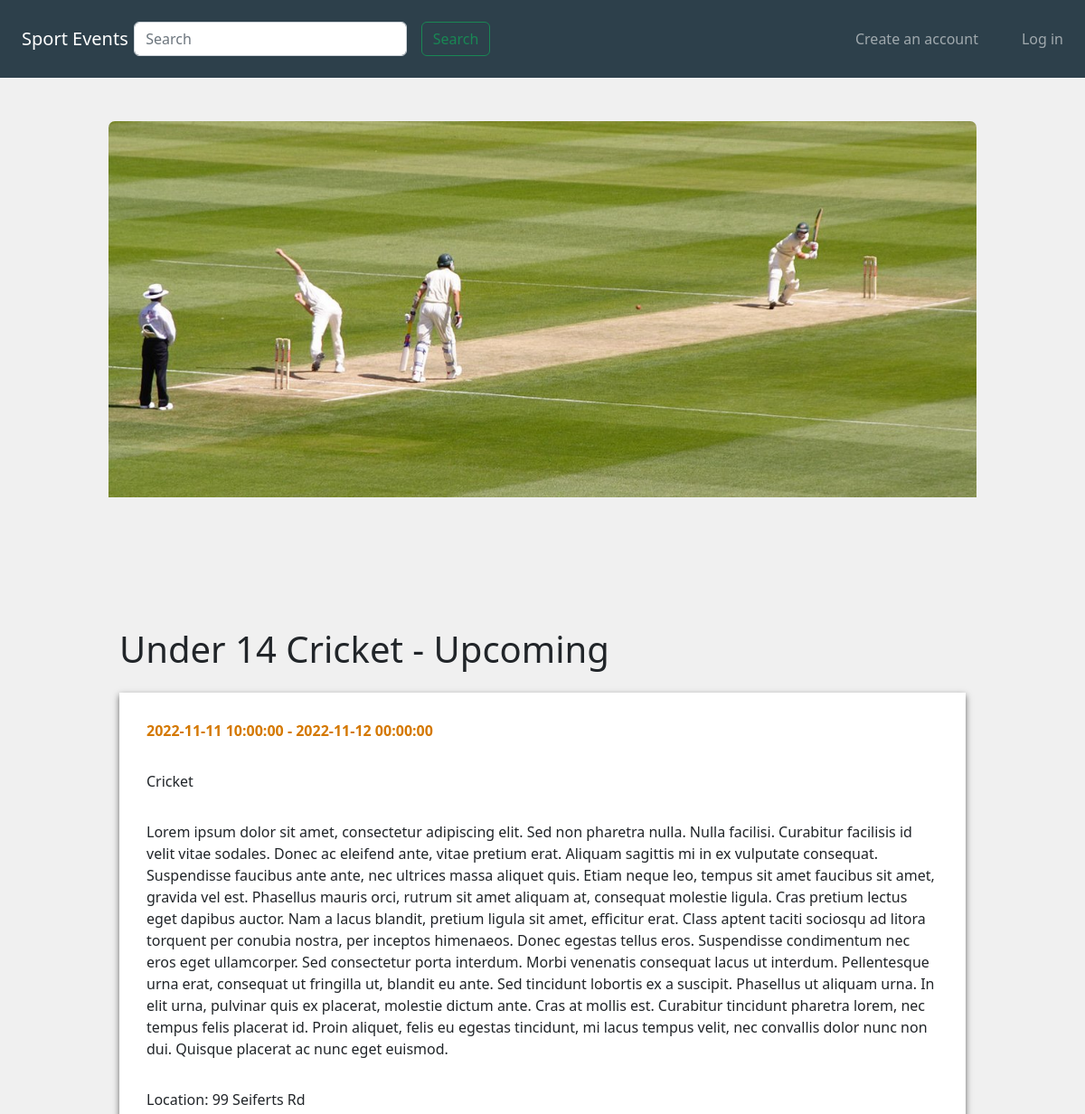
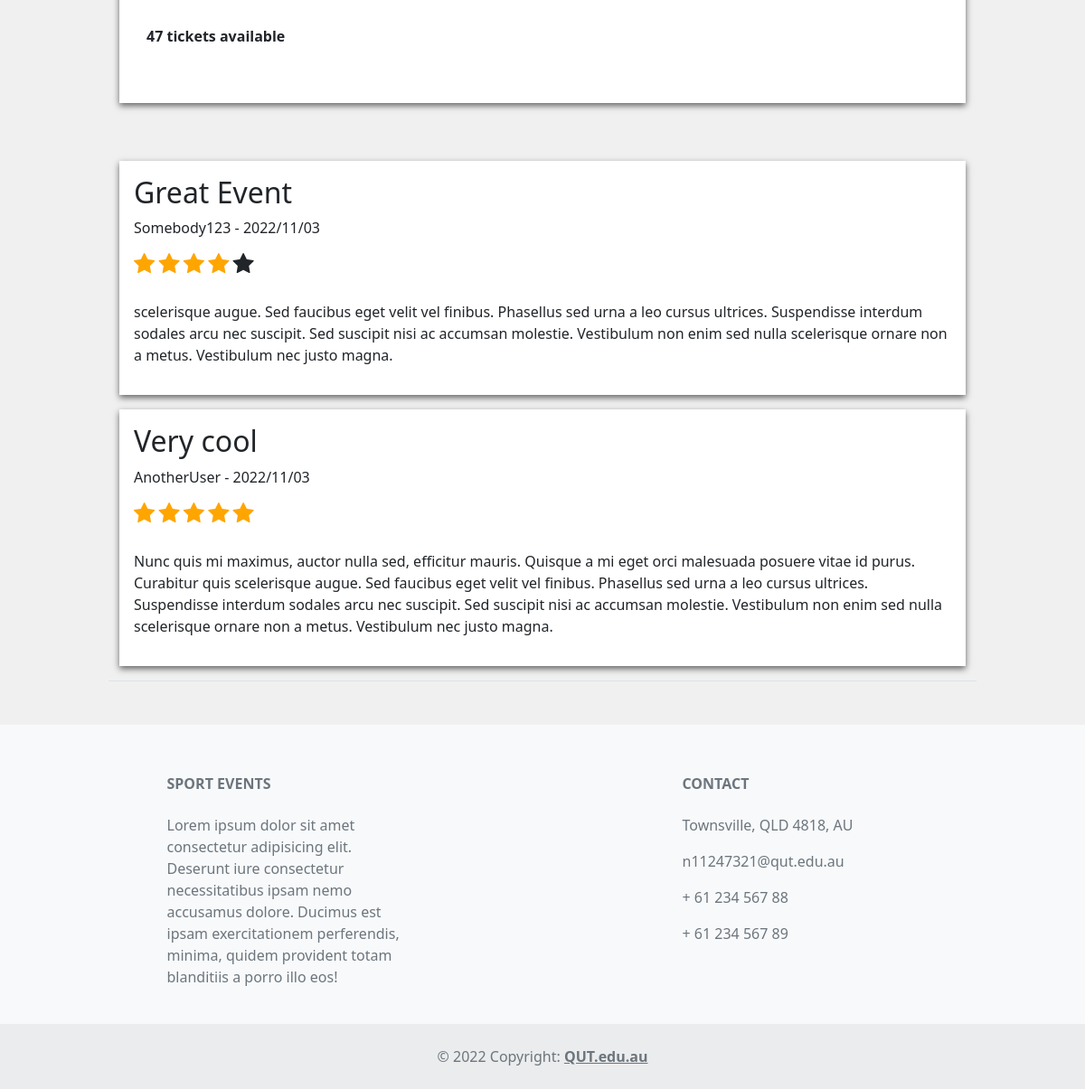
The page /events/1 on the database its author committed (2 pictures, top to bottom).
### website/models.py (models this page shows, shortened)
class Events(db.Model):
    __tablename__ = 'events'
    EventId = db.Column(db.Integer, primary_key=True)
    EventName = db.Column(db.String(80))
    Location = db.Column(db.String(150))
    City = db.Column(db.String(150))
    StartDate = db.Column(db.DateTime)
    EndDate = db.Column(db.DateTime)
    description = db.Column(db.String(500))
    Image = db.Column(db.String(400))
    Status_id = db.Column(db.Integer)
    Catergory_id = db.Column(db.Integer)
    MaxTickets = db.Column(db.Integer)
    tickets_booked = db.Column(db.Integer)
    TicketPrice = db.Column(db.String(80))
    UserId = db.Column(db.Integer)
    reviews = db.relationship('Reviews', backref='event')
    bookings = db.relationship('Bookings', backref='event')
    Catergory_id = db.Column(db.Integer, db.ForeignKey('catergories.CatergoryId'))
    Status_id = db.Column(db.Integer, db.ForeignKey('eventStatus.EventStatusId'))
    UserId = db.Column(db.Integer, db.ForeignKey('users.UserId'))

class EventStatus(db.Model):
    __tablename__ = 'eventStatus'
    EventStatusId = db.Column(db.Integer, primary_key=True)
    Status = db.Column(db.String(80))
    Booking = db.relationship('Bookings', backref='Status')
    Event = db.relationship('Events', backref='Status')
    def __repr__(self): #print
        return "{}".format(self.Status)

class Catergory(db.Model):
    __tablename__ = 'catergories'
    CatergoryId = db.Column(db.Integer, primary_key=True)
    CatergoryName = db.Column(db.String(100))
    Event = db.relationship('Events', backref='CatergoryName')
    def __repr__(self):
        return "{}".format(self.CatergoryName)

class Reviews(db.Model):
    __tablename__ = 'reviews'
    ReviewId = db.Column(db.Integer, primary_key=True)
    Title = db.Column(db.String(100))
    Content = db.Column(db.String(400))
    CreatedAt = db.Column(db.DateTime, default=datetime.now())
    Rating = db.Column(db.Integer)
    User_id = db.Column(db.Integer, db.ForeignKey('users.UserId'))
    Event_id = db.Column(db.Integer, db.ForeignKey('events.EventId'))

class Users(db.Model, UserMixin):
    __tablename__='users'
    UserId = db.Column(db.Integer, primary_key=True)
    Username = db.Column(db.String(100), unique=True)
    FirstName = db.Column(db.String(100), index=True, nullable=False)
    LastName = db.Column(db.String(100), index=True, nullable=False)
    Email = db.Column(db.String(100), index=True, nullable=False)
    ContactNumber = db.Column(db.String(100), index=True, nullable=False)
    password_hash = db.Column(db.String(255), nullable=False)
    reviews = db.relationship('Reviews', backref='user')
    bookings = db.relationship('Bookings', backref='user')

### website/events.py (the view, shortened to what this page needs)
@bp.route('/<id>', methods = ['GET', 'POST'])
def show(id):
    event = Events.query.filter_by(EventId=id).first()
    cform = ReviewForm()
    dform = BookingForm()
    remainder = event.MaxTickets - event.tickets_booked
    return render_template('/event.html', event=event, form=cform, dform = dform, remainder = remainder)

### website/forms.py
class ReviewForm(FlaskForm):
  title = StringField('Review Title', [InputRequired()]) # Must enter title
  rating = RadioField(star, validators=[InputRequired()], choices=[(1,1), (2,2), (3,3), (4,4), (5,5)]) # Must enter rating
  comment = TextAreaField('Review comment', [InputRequired()]) # Must enter review comment
  submit = SubmitField('Post')

class BookingForm(FlaskForm):
  ticket_num = IntegerField('Number of Tickets', validators=[InputRequired(), NumberRange(min=0)]) #Must enter number of tickets
  submit = SubmitField("Submit")

### website/templates/event.html (shortened to what this page needs)
{% extends 'base.html' %}
{% block head %}
    <link href="https://cdn.jsdelivr.net/npm/bootstrap@5.2.0/dist/css/bootstrap.min.css" rel="stylesheet">
    <link rel="stylesheet" href="https://cdnjs.cloudflare.com/ajax/libs/font-awesome/4.7.0/css/font-awesome.min.css">
    <link rel="stylesheet" href="../static/css/style.css">
    <link rel="stylesheet" href="../static/css/event.css">
{% endblock %}
{% import "bootstrap/form.html" as wtf %}
{% block content %}
    <div class="p-4" id="navbarSpacer"></div>
    <div id="eventImg">
        <img src="{{event.Image}}" id="eventImg2">
    </div>
    <div class="container-fluid" id="mainBox">
        <div id="imgSpacer"></div>
        <h1>{{event.EventName}} - {{event.Status}}</h1>
        <div class="p-2"></div>
        <div class="container-fluid eventInfo">
            <p class="eventDateTime">{{event.StartDate}} - {{event.EndDate}}</p>
            <div class="p-2"></div>
            <p>{{event.CatergoryName}}</p>
            <div class="p-2"></div>
            <p>{{event.description}}</p>
            <div class="p-2"></div>
            <p>Location: {{event.Location}}</p>
            <div class="p-2"></div>
            <p class="eventTickets">{{remainder}} tickets available</p>
            <div class="p-2"></div>
        </div>
        <div class="p-4"></div>
        <div class="p-1 lineBreaks"></div>
        <div class="p-1 lineBreaks"></div>
        <div class="row border-bottom">
            {% for review in event.reviews %}
            <div class="col-md-12">
                <div class="p-3 review">
                    <h2>{{ review.Title }}</h2>
                    <p>{{ review.user.Username }} - {{ review.CreatedAt.strftime('%Y/%m/%d') }}</p>
                    <div id="ratingDiv">
                        {% for i in range(review.Rating) %}
                            <span class="fa fa-star rating checked"></span>
                        {% endfor %}
                        {% for i in range(5 - review.Rating) %}
                            <span class="fa fa-star rating"></span>
                        {% endfor %}
                    </div>
                    <div class="p-2"></div>
                    <p>{{ review.Content }}</p>
            </div>
            <div class="p-2"></div>
            {% endfor %}
        </div>
    </div>
{% endblock %}

### website/templates/base.html (shortened to what this page needs)
<!DOCTYPE html>
<html lang="en">
    <head>
        {% block head %}
        {% endblock %}
    </head>
    <body>
        <nav class="navbar navbar-expand-xl navbar-dark text-light p-2 navBgColor justify-content-start p-3">
            <div>
                <a class="navbar-brand m-2" href="{{ url_for('main.index') }}">Sport Events</a>
            </div>
            <div class="collapse navbar-collapse justify-content-between navItems" id="navCollapse">
                <form class="form-inline navInput" style="margin-left: -9.5px;" method="GET" action="{{ url_for('main.index') }}">
                    <div class="d-flex">
                        <input class="form-control m-2" type="text" placeholder="Search" name="search">
                        <button class="btn btn-outline-success m-2" type="submit">Search</button>
                    </div>
                </form>
                {% block navlinks %}
                    {% if current_user.is_authenticated %}
                        <ul class="navbar-nav mr-auto" style="margin-left: -32px;">
                            <ul class="nav-item">
                                <a class="nav-link" href="{{ url_for('event.update') }}">My Events</a>
                            </ul>
                            <ul class="nav-item">
                                <a class="nav-link" href="{{ url_for('event.create') }}">Create an event</a>
                            </ul>
                            <ul class="nav-item">
                                <a class="nav-link" href="{{ url_for('main.userBookingHistory') }}">Booking history</a>
                            </ul>
                            <ul class="nav-item">
                                <a class="nav-link disabled text-muted" href="#">Welcome, {{current_user.FirstName}}</a>
                            </ul>
                            <ul class="nav-item">
                                <a class="nav-link" href="{{ url_for('auth.logout') }}">Log Out</a>
                            </ul>
                        </ul>
                    {% else %}
                        <ul class="navbar-nav mr-auto" style="margin-left: -32px;">
                            <ul class="nav-item">
                                <a class="nav-link" href="{{ url_for('auth.register') }}">Create an account</a>
                            </ul>
                            <ul class="nav-item">
                                <a class="nav-link" href="{{ url_for('auth.login') }}">Log in</a>
                            </ul>
                        </ul>
                    {% endif %}
                {% endblock %}
            </div>
        </nav>
        <main>
            {% block content %}
            {% endblock %}
        </main>
        <div class="p-4"></div>
        <footer class="text-center text-lg-start bg-light text-muted">
            <div class="p-1"></div>
            <div class="container text-center text-md-start mt-5">
                <div class="row mt-3">
                    <div class="col-md-3 col-lg-4 col-xl-3 mx-auto mb-4">
                        <h6 class="text-uppercase fw-bold mb-4">Sport Events</h6>
                        <p>
                        Lorem ipsum dolor sit amet consectetur adipisicing elit. Deserunt iure consectetur necessitatibus ipsam nemo accusamus dolore. Ducimus est ipsam exercitationem perferendis, minima, quidem provident totam blanditiis a porro illo eos!
                        </p>
                    </div>
                    <div class="col-md-4 col-lg-3 col-xl-3 mx-auto mb-md-0 mb-4">
                        <h6 class="text-uppercase fw-bold mb-4">Contact</h6>
                        <p>Townsville, QLD 4818, AU</p>
                        <p>n11247321@qut.edu.au</p>
                        <p>+ 61 234 567 88</p>
                        <p>+ 61 234 567 89</p>
                    </div>
                </div>
            </div>
            <div class="text-center p-4" style="background-color: rgba(0, 0, 0, 0.05);">
                © 2022 Copyright:
                <a class="text-reset fw-bold" href="https://qut.edu.au">QUT.edu.au</a>
            </div>
        </footer>
    </body>
</html>

### website/static/css/style.css (style rules this page uses)
body { background-color: #F0F0F0; }
.navBgColor { background-color: #2d404b; }
@media only screen and (min-width: 991px) { .navInput { width: 410px; } }
@media only screen and (min-width: 991px) { .navItems { margin-left: 0px; } }

### website/static/css/event.css (style rules this page uses)
#mainBox { width: 80%; }
#navbarSpacer { display: block; }
#eventImg { margin: auto; width: 80%; height: 500px; overflow: hidden; border-radius: 7px; }
.eventInfo { background-color: white; box-shadow: 0px 3px 7px #636363; padding: 30px; }
.eventDateTime { color: #D47800; font-weight: bold; }
.eventTickets { font-weight: bold; }
#imgSpacer { padding: 30px; }
#eventImg2 { width: 100%; }
#ratingDiv { padding: 0 0 10px 0; }
.rating { font-size: 25px; }
.review { background-color: white; box-shadow: 0px 3px 7px #636363; padding: 30px; }
.checked { color: orange; }

### rows shown on the page
Events: Image (picture), EventName "Under 14 Cricket", StartDate "2022-11-11 10:00:00", EndDate "2022-11-12 00:00:00", description "Lorem ipsum dolor sit amet, consectetur adipiscing elit. Sed non pharetra nulla. Nulla facilisi. Curabitur facilisis id velit vitae sodales. Donec ac eleifend ante, vitae pretium erat. Aliquam sagittis mi in ex vulputate consequat. Suspendisse faucibus ante ante, nec ultrices massa aliquet quis. Etiam neque leo, tempus sit amet faucibus sit amet, gravida vel est. Phasellus mauris orci, rutrum sit amet aliquam at, consequat molestie ligula. Cras pretium lectus eget dapibus auctor. Nam a lacus blandit, pretium ligula sit amet, efficitur erat. Class aptent taciti sociosqu ad litora torquent per conubia nostra, per inceptos himenaeos. Donec egestas tellus eros. Suspendisse condimentum nec eros…", Location "99 Seiferts Rd"
EventStatus: Status "Upcoming"
Catergory: CatergoryName "Cricket"
Reviews: Title "Great Event", user.Username "Somebody123", CreatedAt "2022/11/03", Rating 4 (drawn), Content "scelerisque augue. Sed faucibus eget velit vel finibus. Phasellus sed urna a leo cursus ultrices. Suspendisse interdum sodales arcu nec suscipit. Sed suscipit nisi ac accumsan molestie. Vestibulum non enim sed nulla scelerisque ornare non a metus. Vestibulum nec justo magna."
Reviews: Title "Very cool", user.Username "AnotherUser", CreatedAt "2022/11/03", Rating 5 (drawn), Content "Nunc quis mi maximus, auctor nulla sed, efficitur mauris. Quisque a mi eget orci malesuada posuere vitae id purus. Curabitur quis scelerisque augue. Sed faucibus eget velit vel finibus. Phasellus sed urna a leo cursus ultrices. Suspendisse interdum sodales arcu nec suscipit. Sed suscipit nisi ac accumsan molestie. Vestibulum non enim sed nulla scelerisque ornare non a metus. Vestibulum nec justo magna."

### other values the page prints
{{ remainder }} "47"
